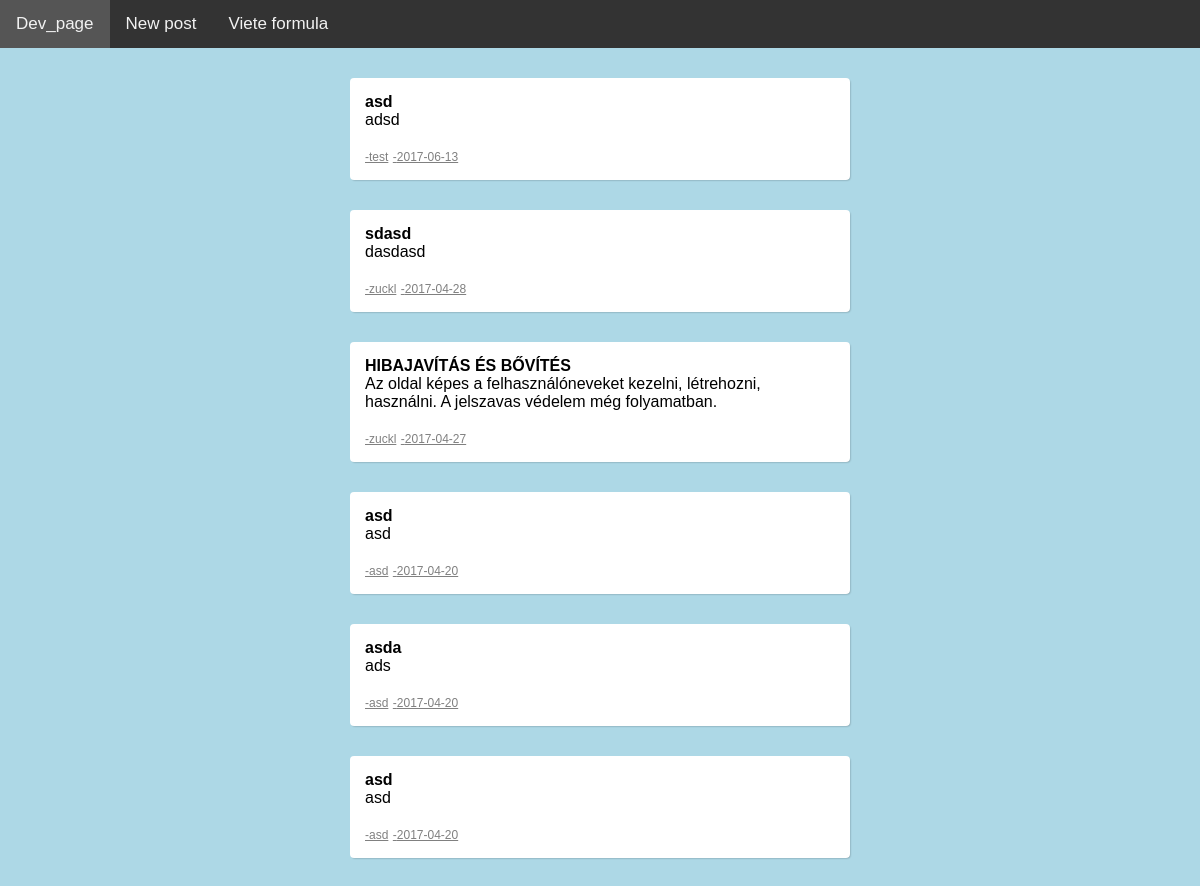
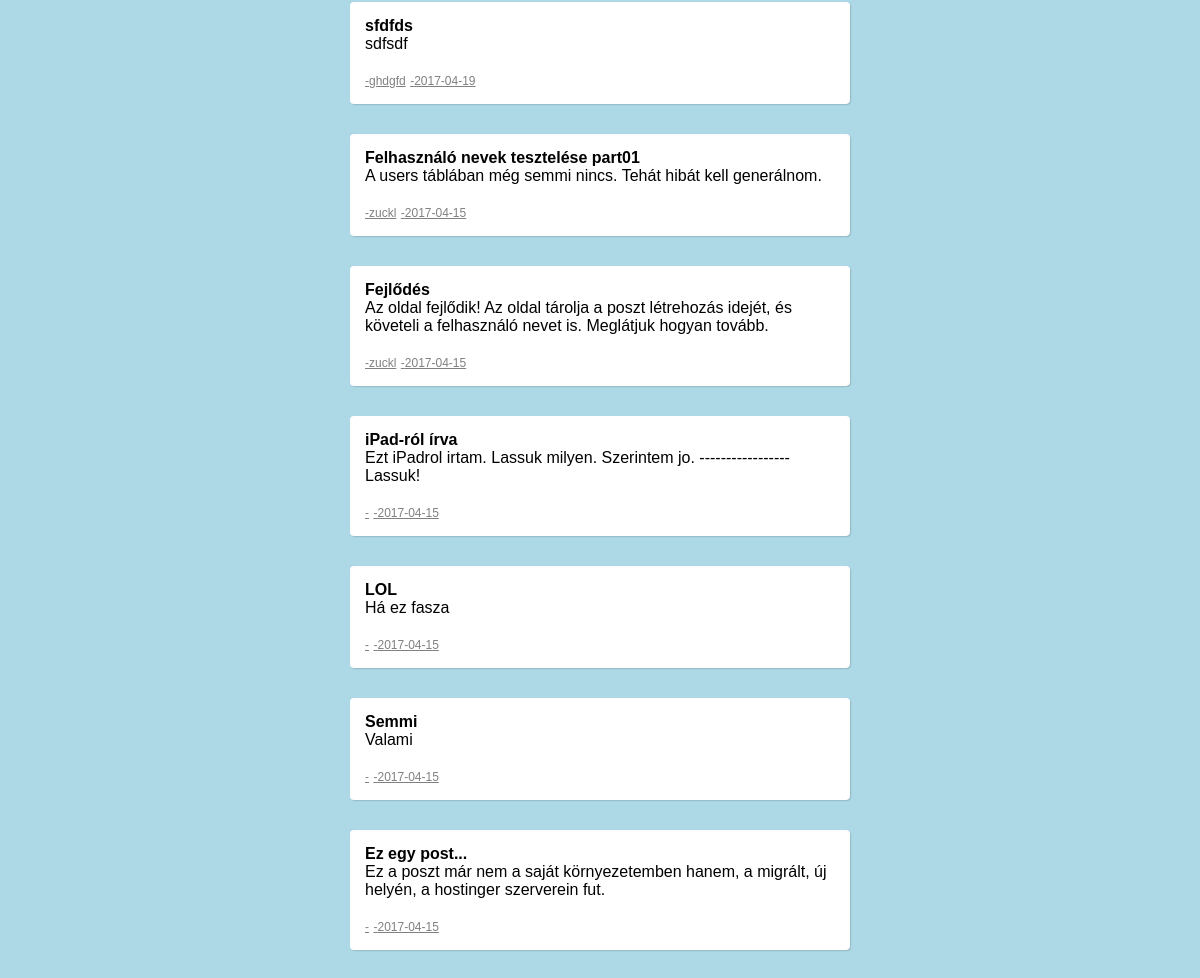
/viete/index.php, run on the app's committed database (2 pictures, top to bottom).
### tables this page shows
CREATE TABLE IF NOT EXISTS `post` (
  `id` int(11) NOT NULL AUTO_INCREMENT,
  `cim` text NOT NULL,
  `tartalom` text NOT NULL,
  `szerzo` text NOT NULL,
  `datum` date NOT NULL,
  PRIMARY KEY (`id`)
);

### viete/pages/main.php (the view, shortened to what this page needs)
<?php
include "connect.php";
if (isset($_GET["u"])) {
  $sql = "SELECT post.cim, post.tartalom, post.szerzo, post.datum FROM post WHERE post.szerzo like '".$_GET["u"]."' ORDER BY post.id DESC";
  $result = mysqli_query($conn, $sql);
  if (mysqli_num_rows($result) > 0) {
    while($content = mysqli_fetch_assoc($result)) {
      echo "<div id='post'><h1><a style='text-decoration: none;color:black' href='?t=".$content["cim"]."'>" . $content["cim"] . "</a></h1><p>" . $content["tartalom"] . "</p><br><a style='font-size: 12px; color:gray;' href=?u=".$content["szerzo"].">-" . $content["szerzo"] . "</a> <a style='font-size: 12px; color:gray;' href=?d=".$content["datum"].">-" . $content["datum"] . "</a></div>";
    }
  } else {
    echo "Ez a felhasználó még nem írt postot.";
  }
}else{
  $sql = "SELECT post.cim, post.tartalom, post.szerzo, post.datum FROM post ORDER BY post.id DESC";
  $result = mysqli_query($conn, $sql);
  if (mysqli_num_rows($result) > 0) {
    while($content = mysqli_fetch_assoc($result)) {
      echo "<div id='post'><h1><a style='text-decoration: none;color:black' href='?t=".$content["cim"]."'>" . $content["cim"] . "</a></h1><p>" . $content["tartalom"] . "</p><br><a style='font-size: 12px; color:gray;' href=?u=".$content["szerzo"].">-" . $content["szerzo"] . "</a> <a style='font-size: 12px; color:gray;' href=?d=".$content["datum"].">-" . $content["datum"] . "</a></div>";
      }
  } else {
      echo "Nincs itt semmi érdekes!";
  }
}
?>

### viete/css/stylesheet.css (style rules this page uses)
* { margin: 0; padding: 0; font-family: "Arial"; font-size: 16px; }
body { background-color: lightblue; }
#content p { background-color: #fff; }
#post { padding: 15px; background-color: #fff; border-radius: 4px; box-shadow: 1px 1px 2px -1px rgba(0,0,0,0.45); margin-bottom: 30px; }

### data on the page
post: cim "asd", tartalom "adsd", szerzo "test", datum "2017-06-13"
post: cim "sdasd", tartalom "dasdasd", szerzo "zuckl", datum "2017-04-28"
post: cim "HIBAJAVÍTÁS ÉS BŐVÍTÉS", tartalom "Az oldal képes a felhasználóneveket kezelni, létrehozni, használni. A jelszavas védelem még folyamatban.", szerzo "zuckl", datum "2017-04-27"
post: cim "asd", tartalom "asd", szerzo "asd", datum "2017-04-20"
post: cim "asda", tartalom "ads", szerzo "asd", datum "2017-04-20"
post: cim "asd", tartalom "asd", szerzo "asd", datum "2017-04-20"
post: cim "sfdfds", tartalom "sdfsdf", szerzo "ghdgfd", datum "2017-04-19"
post: cim "Felhasználó nevek tesztelése part01", tartalom "A users táblában még semmi nincs. Tehát hibát kell generálnom.", szerzo "zuckl", datum "2017-04-15"
post: cim "Fejlődés", tartalom "Az oldal fejlődik! Az oldal tárolja a poszt létrehozás idejét, és követeli a felhasználó nevet is. Meglátjuk hogyan tovább.", szerzo "zuckl", datum "2017-04-15"
post: cim "iPad-ról írva", tartalom "Ezt iPadrol irtam. Lassuk milyen. Szerintem jo. ----------------- Lassuk!", datum "2017-04-15"
post: cim "LOL", tartalom "Há ez fasza", datum "2017-04-15"
post: cim "Semmi", tartalom "Valami", datum "2017-04-15"
post: cim "Ez egy post...", tartalom "Ez a poszt már nem a saját környezetemben hanem, a migrált, új helyén, a hostinger szerverein fut.", datum "2017-04-15"
